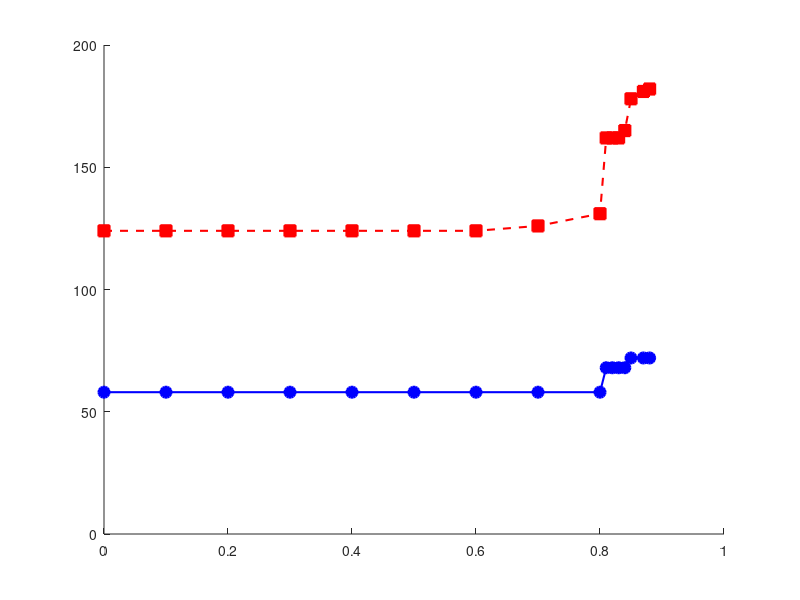

The MATLAB source for this figure: (Note: this script raises an error after producing the figure.)
% 实验数据解析与可视化
clear; clc;

% 1. 原始数据输入
data_str = ['0:58/124; 0.1:58/124; 0.2:58/124; 0.3:58/124;',...
            '0.4:58/124;0.5:58/124; 0.6:58/124; 0.7:58/126;',...
            '0.8:58/131; 0.81:68/162;0.82:68/162; 0.83:68/162;0.84:68/165;0.85:72,178; 0.87:72,181; 0.88:72,182;',...
            '0.89:deadlock;0.9:deadlock;'];

% 2. 数据解析处理
data_points = strsplit(data_str, ';');
a_values = [];      % 有效参数值
states = [];        % 可达状态数
transitions = [];   % 变迁数
deadlock_a = [];    % 死锁参数值

for i = 1:length(data_points)
    point = strtrim(data_points{i});
    if isempty(point), continue; end
    
    % 分割参数与数值
    parts = strsplit(point, ':');
    if numel(parts) ~= 2, continue; end
    
    % 解析参数a
    a = str2double(parts{1});
    if isnan(a), continue; end
    
    % 处理deadlock情况
    if strcmpi(parts{2}, 'deadlock')
        deadlock_a = [deadlock_a; a];
        continue;
    end
    
    % 解析状态数和变迁数（兼容/和,分隔符）
    nums = regexp(parts{2}, '(\d+)', 'tokens');
    if numel(nums) ~= 2, continue; end
    state = str2double(nums{1}{1});
    transition = str2double(nums{2}{1});
    
    % 记录有效数据
    a_values = [a_values; a];
    states = [states; state];
    transitions = [transitions; transition];
end

% 3. 可视化绘制
figure('Color','w','Position',[100 100 800 400])
hold on

% 绘制状态数曲线
plot(a_values, states, 'b-o', 'LineWidth',1.5,...
    'MarkerSize',8, 'MarkerFaceColor','b',...
    'DisplayName','可达状态数')

% 绘制变迁数曲线
plot(a_values, transitions, 'r--s', 'LineWidth',1.5,...
    'MarkerSize',8, 'MarkerFaceColor','r',...
    'DisplayName','变迁数')

% 标注死锁位置
y_max = max([states; transitions])*1.1;
scatter(deadlock_a, repmat(y_max,size(deadlock_a)),...
    'kv', 'LineWidth',1.5, 'MarkerSize',12,...
    'DisplayName','死锁发生点')

% 图形修饰
xlabel('参数 a','FontSize',12,'FontWeight','bold')
ylabel('数量统计','FontSize',12,'FontWeight','bold')
title('系统状态随参数a的变化趋势','FontSize',14,'FontWeight','bold')
legend('Location','northwest')
grid on
box on

% 设置坐标轴范围
xlim([0, 0.9])
set(gca,'XTick',sort([0:0.1:0.9 deadlock_a']),...
        'XTickLabelRotation',45)
set(gca,'FontSize',11)

% 4. 添加死锁标注
for a = deadlock_a'
    text(a, y_max*0.95, 'Deadlock',...
        'Rotation',90, 'VerticalAlignment','top',...
        'FontSize',10, 'Color','k', 'FontWeight','bold')
end